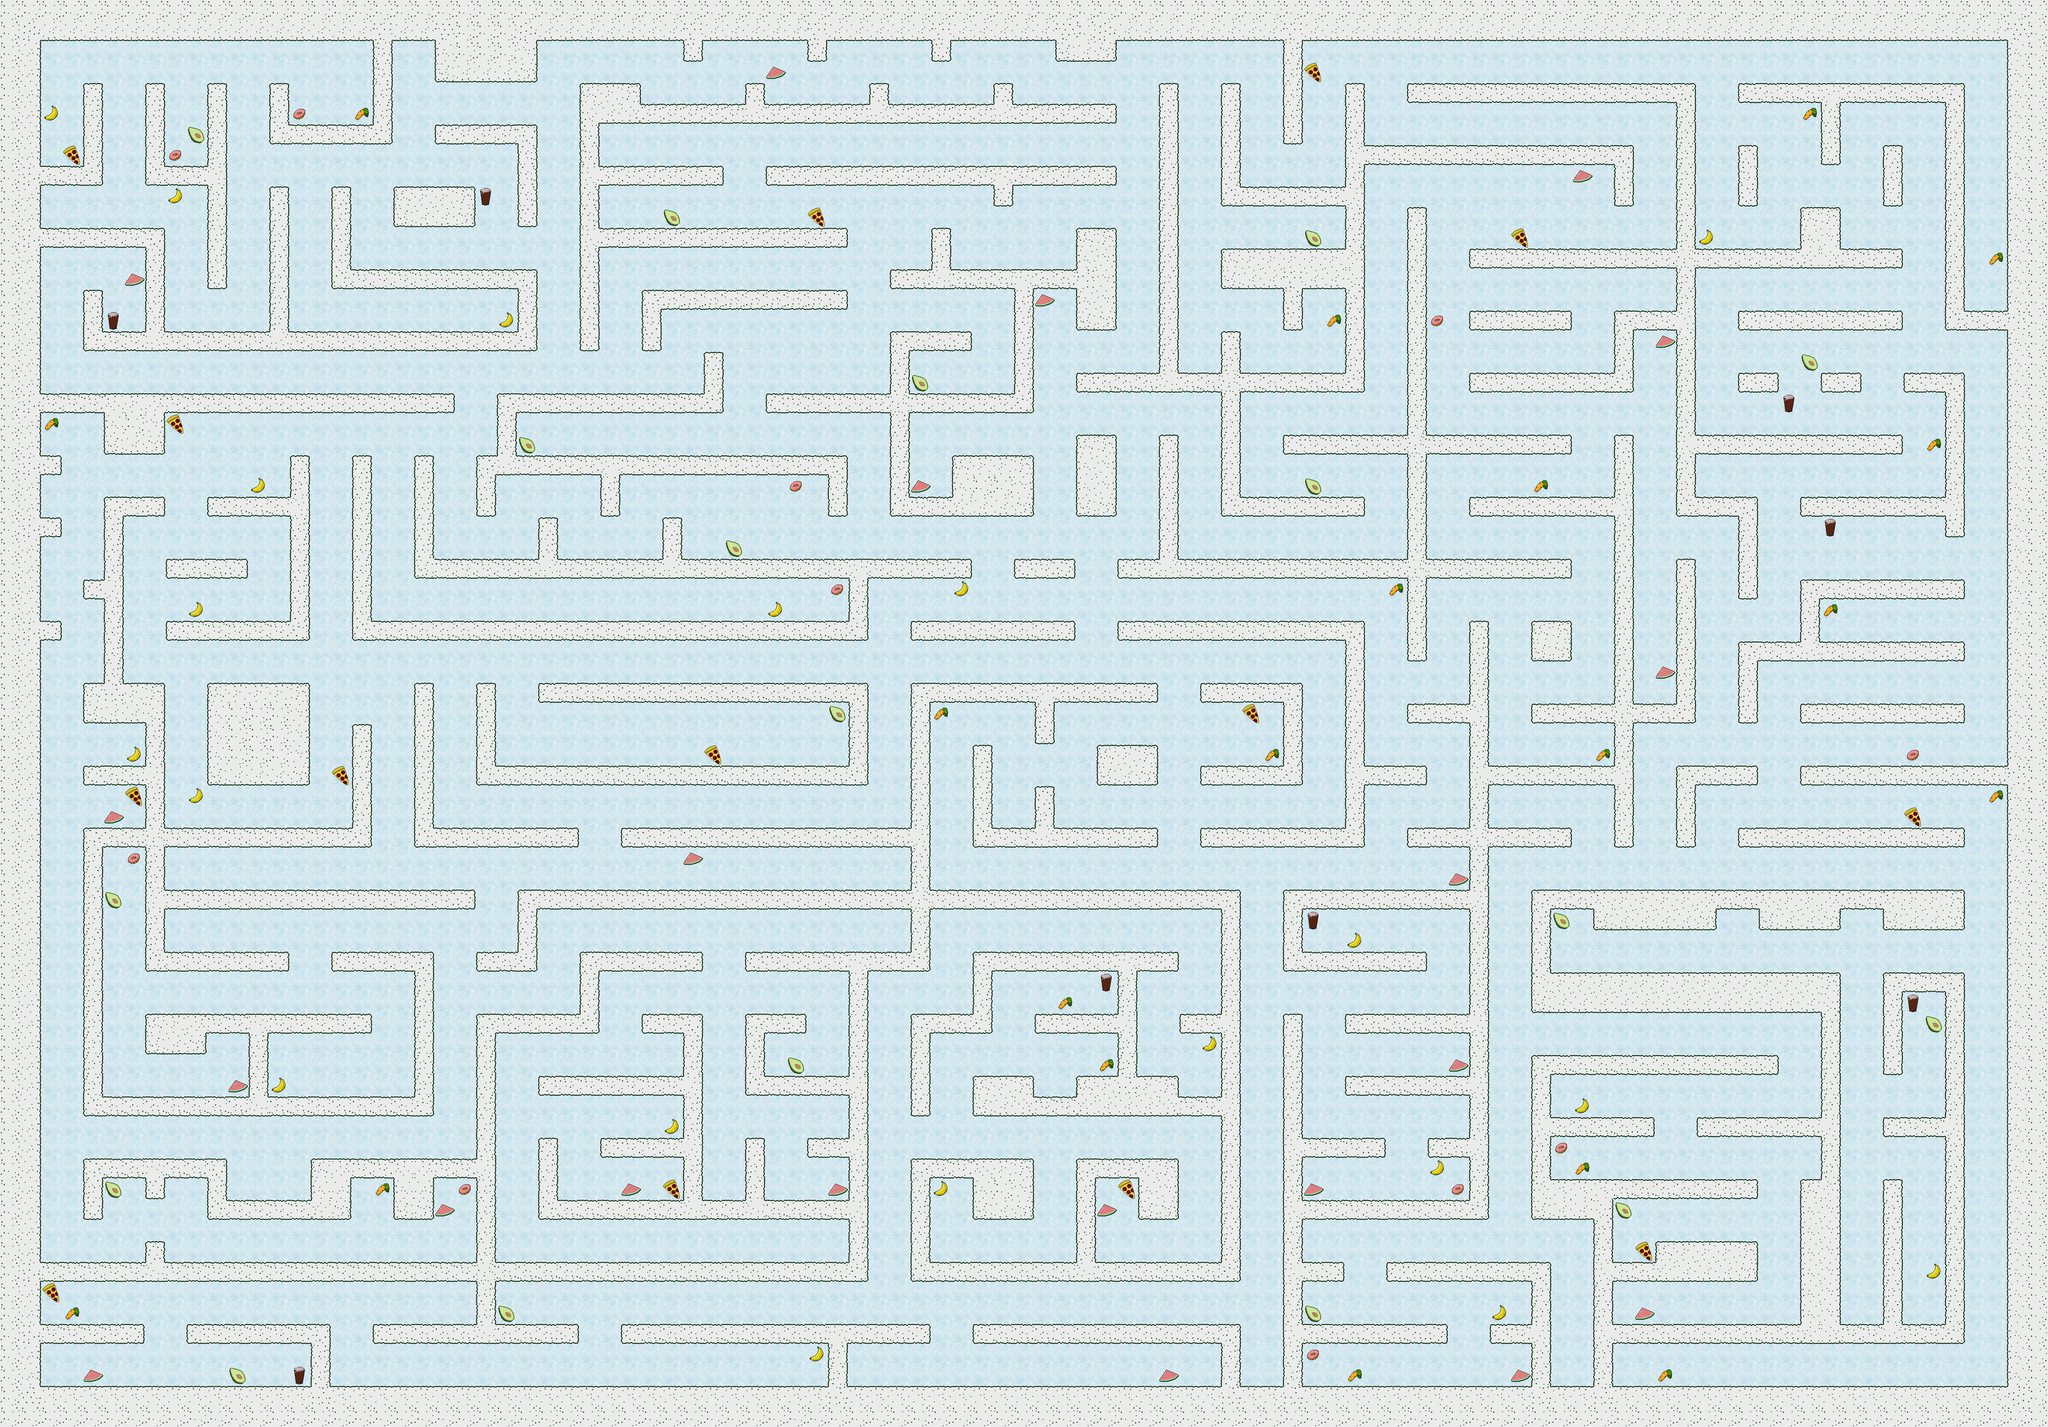

Rendered tile map (Tiled .tmx) drawn with the repository's tilesets; below, a short description and the map source with its tile grids summarised:
An orthogonal 99x69 tile map with 64x64 px tiles, 5 tile layers (ground, ground2, good_tiles, bad_tiles, ...), 3 hidden layers not drawn, 5 tilesets and 408 objects.

<map version="1.2" tiledversion="1.2.3" orientation="orthogonal" renderorder="right-down" width="99" height="69" tilewidth="64" tileheight="64" infinite="0" nextlayerid="33" nextobjectid="444">
 <tileset firstgid="1" name="tileset" tilewidth="64" tileheight="64" tilecount="16" columns="16">
  <image source="tileset.png" width="1024" height="64" />
 </tileset>
 <tileset firstgid="17" name="bad_objects" tilewidth="64" tileheight="64" tilecount="3" columns="3">
  <image source="../bad_objects.png" width="192" height="64" />
 </tileset>
 <tileset firstgid="20" name="good_objects" tilewidth="64" tileheight="64" tilecount="4" columns="4">
  <image source="../good_objects.png" width="256" height="64" />
 </tileset>
 <tileset firstgid="24" name="tileset" tilewidth="64" tileheight="64" tilecount="16" columns="16">
  <image source="tileset.png" width="1024" height="64" />
 </tileset>
 <tileset firstgid="40" name="maali_placeholder" tilewidth="64" tileheight="64" tilecount="1" columns="1">
  <image source="../maali_placeholder.png" width="64" height="64" />
 </tileset>
 <layer id="24" name="ground" width="99" height="69">
  <data>[6831 cells, 6831 non-empty, 1 distinct tile ids]</data>
 </layer>
 <layer id="25" name="ground2" width="99" height="69" opacity="0.5">
  <data>[6831 cells, 6831 non-empty, 1 distinct tile ids]</data>
 </layer>
 <layer id="26" name="good_tiles" width="99" height="69">
  <data>[6831 cells, 79 non-empty, 4 distinct tile ids]</data>
 </layer>
 <layer id="27" name="bad_tiles" width="99" height="69">
  <data>[6831 cells, 33 non-empty, 3 distinct tile ids]</data>
 </layer>
 <objectgroup id="5" name="good_objects">
  <object id="1" x="768" y="1472" width="64" height="64" />
  <object id="3" x="1600" y="1344" width="64" height="64" />
  <object id="4" x="576" y="1856" width="64" height="64" />
  <object id="5" x="576" y="2432" width="64" height="64" />
  <object id="12" x="2112" y="2624" width="64" height="64" />
  <object id="13" x="2560" y="2176" width="64" height="64" />
  <object id="14" x="2368" y="1856" width="64" height="64" />
  <object id="15" x="2944" y="1792" width="64" height="64" />
  <object id="16" x="2880" y="2176" width="64" height="64" />
  <object id="17" x="2816" y="1152" width="64" height="64" />
  <object id="18" x="1536" y="960" width="64" height="64" />
  <object id="19" x="3200" y="896" width="64" height="64" />
  <object id="20" x="512" y="576" width="64" height="64" />
  <object id="21" x="1088" y="320" width="64" height="64" />
  <object id="22" x="2368" y="192" width="64" height="64" />
  <object id="23" x="4032" y="704" width="64" height="64" />
  <object id="24" x="4864" y="512" width="64" height="64" />
  <object id="25" x="5248" y="704" width="64" height="64" />
  <object id="26" x="5568" y="320" width="64" height="64" />
  <object id="27" x="6144" y="768" width="64" height="64" />
  <object id="28" x="5568" y="1088" width="64" height="64" />
  <object id="29" x="5952" y="1344" width="64" height="64" />
  <object id="30" x="5632" y="1856" width="64" height="64" />
  <object id="31" x="4736" y="1472" width="64" height="64" />
  <object id="32" x="4288" y="1792" width="64" height="64" />
  <object id="33" x="6144" y="2432" width="64" height="64" />
  <object id="34" x="4928" y="2304" width="64" height="64" />
  <object id="35" x="4480" y="2688" width="64" height="64" />
  <object id="36" x="3904" y="2304" width="64" height="64" />
  <object id="37" x="4032" y="1472" width="64" height="64" />
  <object id="38" x="5120" y="1024" width="64" height="64" />
  <object id="39" x="576" y="384" width="64" height="64" />
  <object id="40" x="2048" y="640" width="64" height="64" />
  <object id="57" x="2240" y="1664" width="64" height="64" />
  <object id="59" x="5120" y="2048" width="64" height="64" />
  <object id="60" x="2816" y="1472" width="64" height="64" />
  <object id="61" x="4096" y="960" width="64" height="64" />
  <object id="384" x="5952" y="3136" width="64" height="64" />
  <object id="385" x="5952" y="3904" width="64" height="64" />
  <object id="386" x="5056" y="4032" width="64" height="64" />
  <object id="387" x="5120" y="4224" width="64" height="64" />
  <object id="388" x="4672" y="4224" width="64" height="64" />
  <object id="389" x="4608" y="4032" width="64" height="64" />
  <object id="390" x="4032" y="4032" width="64" height="64" />
  <object id="391" x="4160" y="4224" width="64" height="64" />
  <object id="392" x="4032" y="3648" width="64" height="64" />
  <object id="393" x="4416" y="3584" width="64" height="64" />
  <object id="394" x="4480" y="3264" width="64" height="64" />
  <object id="395" x="4160" y="2880" width="64" height="64" />
  <object id="396" x="4800" y="2816" width="64" height="64" />
  <object id="397" x="4864" y="3392" width="64" height="64" />
  <object id="398" x="4864" y="3584" width="64" height="64" />
  <object id="399" x="4992" y="3712" width="64" height="64" />
  <object id="400" x="3584" y="4224" width="64" height="64" />
  <object id="401" x="3392" y="3712" width="64" height="64" />
  <object id="402" x="2880" y="3648" width="64" height="64" />
  <object id="403" x="3392" y="3264" width="64" height="64" />
  <object id="404" x="3264" y="3072" width="64" height="64" />
  <object id="405" x="3712" y="3200" width="64" height="64" />
  <object id="406" x="2432" y="3264" width="64" height="64" />
  <object id="407" x="2560" y="3648" width="64" height="64" />
  <object id="408" x="1920" y="3648" width="64" height="64" />
  <object id="409" x="1344" y="3712" width="64" height="64" />
  <object id="410" x="1152" y="3648" width="64" height="64" />
  <object id="411" x="1536" y="4032" width="64" height="64" />
  <object id="412" x="2496" y="4160" width="64" height="64" />
  <object id="413" x="704" y="4224" width="64" height="64" />
  <object id="414" x="256" y="4224" width="64" height="64" />
  <object id="415" x="192" y="4032" width="64" height="64" />
  <object id="416" x="320" y="3648" width="64" height="64" />
  <object id="417" x="704" y="3328" width="64" height="64" />
  <object id="418" x="832" y="3328" width="64" height="64" />
  <object id="419" x="320" y="2752" width="64" height="64" />
  <object id="420" x="2048" y="3456" width="64" height="64" />
  <object id="421" x="384" y="2304" width="64" height="64" />
  <object id="422" x="320" y="2496" width="64" height="64" />
  <object id="423" x="128" y="1280" width="64" height="64" />
  <object id="424" x="384" y="832" width="64" height="64" />
  <object id="425" x="128" y="320" width="64" height="64" />
 </objectgroup>
 <objectgroup id="7" name="bad_objects">
  <object id="41" x="512" y="1280" width="64" height="64" />
  <object id="42" x="896" y="320" width="64" height="64" />
  <object id="43" x="1472" y="576" width="64" height="64" />
  <object id="44" x="2496" y="640" width="64" height="64" />
  </objectgroup>
 <layer id="28" name="wall_tiles" width="99" height="69">
  <data>[6831 cells, 2581 non-empty, 11 distinct tile ids]</data>
 </layer>
 <objectgroup id="13" name="wall_objects" visible="0">
  <!-- 293 objects omitted --></objectgroup>
 <objectgroup id="14" name="goal_object" visible="0">
  <!-- 1 objects omitted --></objectgroup>
 <objectgroup id="15" name="goal_blocking_object" visible="0">
  <!-- 1 objects omitted --></objectgroup>
 <layer id="29" name="goal_ground" width="99" height="69" visible="0">
  <data>[6831 cells, 8 non-empty, 1 distinct tile ids]</data>
 </layer>
 <layer id="30" name="goal_ground2" width="99" height="69" visible="0" opacity="0.5">
  <data>[6831 cells, 8 non-empty, 1 distinct tile ids]</data>
 </layer>
 <layer id="31" name="goal" width="99" height="69" visible="0">
  <data>[6831 cells, 7 non-empty, 3 distinct tile ids]</data>
 </layer>
 <objectgroup id="12" name="startpos">
  <!-- 1 objects omitted --></objectgroup>
</map>
<!-- 325 of 408 objects omitted -->
